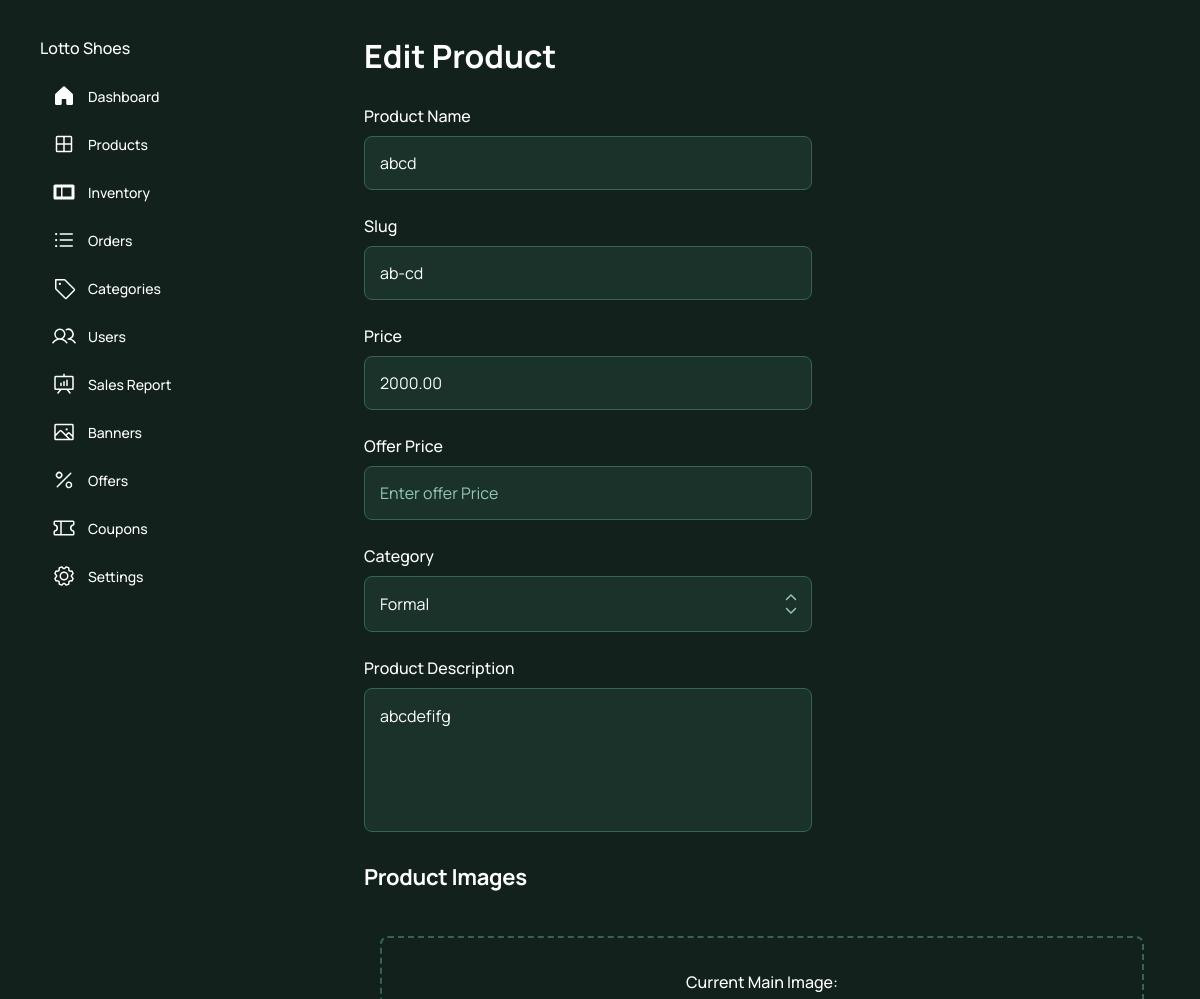
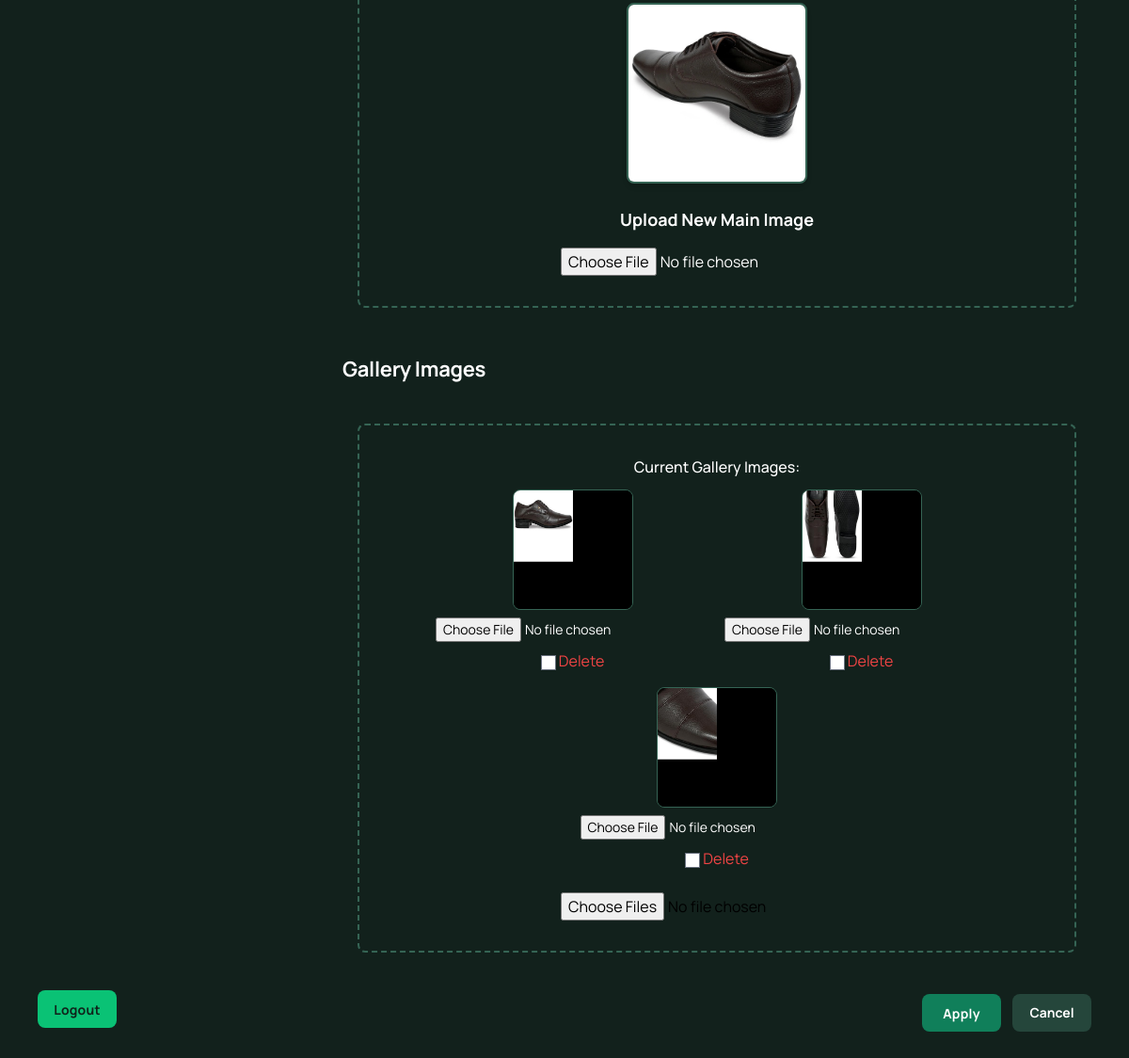
Screenshot of /products/edit-product/17/ (signed in) with the database file from the repository (2 pictures, top to bottom).
### products/models.py (models this page shows, shortened)
class Product(models.Model):
    product_name = models.CharField(max_length=200, unique=True)
    slug = models.SlugField(max_length=200, unique=True)
    base_price = models.DecimalField(max_digits=10, decimal_places=2)
    description = models.TextField()
    is_listed = models.BooleanField(default=True)
    category = models.ForeignKey(Category, on_delete=models.CASCADE,related_name='products')
    image = models.ImageField(upload_to='products/')
    created_at = models.DateTimeField(auto_now_add=True)
    updated_at = models.DateTimeField(auto_now=True)
    is_deleted = models.BooleanField(default=False)
    is_available = models.BooleanField(default=True)
    is_blocked = models.BooleanField(default=False)
    offer_price = models.DecimalField(max_digits=10,decimal_places=2,null=True,blank=True)

class ProductImage(models.Model):
    product = models.ForeignKey(Product, on_delete=models.CASCADE, related_name='images')
    image = models.ImageField(upload_to='products/gallery/')

### adminpanel/decorators.py (the view)
    def wrapper(request, *args, **kwargs):
        if not request.user.is_authenticated or not request.user.is_staff:
            messages.error(request, "You are not authorized!")
            return redirect('admin_login')
        return view_func(request, *args, **kwargs)

### products/forms.py
class ProductForm(forms.ModelForm):
    class Meta:
        model = Product
        fields = [
            'product_name',
            'slug',
            'base_price',
            'description',
            'category',
            'image',
            'offer_price',
        ]
    def __init__(self, *args, **kwargs):
        super().__init__(*args, **kwargs)
        self.fields['image'].required = False

### products/templates/edit_product.html (shortened to what this page needs)
<html>
  <head>
    <link rel="stylesheet" href="https://unpkg.com/cropperjs/dist/cropper.css">
    <script src="https://cdn.tailwindcss.com?plugins=forms,container-queries"></script>
  </head>
  <body>
    <div
      class="relative flex h-auto min-h-screen w-full flex-col bg-[#12211c] dark group/design-root overflow-x-hidden"
      style="font-family: Manrope, &quot;Noto Sans&quot;, sans-serif;"
    >
      <div class="layout-container flex h-full grow flex-col">
        <div class="gap-1 px-6 flex flex-1 justify-center py-5">
          <div class="layout-content-container flex flex-col w-80">
            <div class="flex h-full min-h-[700px] flex-col justify-between bg-[#12211c] p-4">
              <div class="flex flex-col gap-4">
                <h1 class="text-white text-base font-medium leading-normal">Lotto Shoes</h1>
                <div class="flex flex-col gap-2">
                  <a href="{% url 'admin_dashboard' %}" class="flex items-center gap-3 px-3 py-2 hover:bg-[#224939] rounded-lg transition">
                    <div class="text-white" data-icon="House" data-size="24px" data-weight="fill">
                    </div>
                    <p class="text-white text-sm font-medium leading-normal">Dashboard</p>
                  </a>
                  <a href="{% url 'products:product_list' %}" class="flex items-center gap-3 px-3 py-2 hover:bg-[#224939] rounded-lg transition">
                    <div class="text-white" data-icon="GridFour" data-size="24px" data-weight="regular">
                      <svg xmlns="http://www.w3.org/2000/svg" width="24px" height="24px" fill="currentColor" viewBox="0 0 256 256">
                        <path
                          d="M200,40H56A16,16,0,0,0,40,56V200a16,16,0,0,0,16,16H200a16,16,0,0,0,16-16V56A16,16,0,0,0,200,40Zm0,80H136V56h64ZM120,56v64H56V56ZM56,136h64v64H56Zm144,64H136V136h64v64Z"
                        ></path>
                      </svg>
                    </div>
                    <p class="text-white text-sm font-medium leading-normal">Products</p>
                  </a>
                  <a href="{% url 'inventory_management' %}"
                  class="flex items-center gap-3 px-3 py-2 hover:bg-[#224939] rounded-lg transition">
                  <div class="text-white">
                    <svg xmlns="http://www.w3.org/2000/svg"
                        width="24px"
                        height="24px"
                        fill="currentColor"
                        viewBox="0 0 256 256">
                      <path d="M224,48H32A16,16,0,0,0,16,64V192a16,16,0,0,0,16,16H224a16,16,0,0,0,16-16V64A16,16,0,0,0,224,48ZM96,176H48V80H96Zm112,0H112V80h96Z"></path>
                    </svg>
                  </div>
                  <p class="text-white text-sm font-medium leading-normal">
                    Inventory
                  </p>
                </a>
                  <a href="{% url 'admin_order_list'%}" class="flex items-center gap-3 px-3 py-2 hover:bg-[#224939] rounded-lg transition">
                    <div class="text-white" data-icon="ListBullets" data-size="24px" data-weight="regular">
                    </div>
                    <p class="text-white text-sm font-medium leading-normal">Orders</p>
                  </a>
                  <a href="{% url 'category_list' %}" class="flex items-center gap-3 px-3 py-2 hover:bg-[#224939] rounded-lg transition">
                    <div class="text-white" data-icon="Tag" data-size="24px" data-weight="regular">
                    </div>
                    <p class="text-white text-sm font-medium leading-normal">Categories</p>
                  </a>
                  <a href="{% url 'user_list' %}" class="flex items-center gap-3 px-3 py-2 hover:bg-[#224939] rounded-lg transition">
                    <div class="text-white" data-icon="Users" data-size="24px" data-weight="regular">
                    </div>
                    <p class="text-white text-sm font-medium leading-normal">Users</p>
                  </a>
                  <a href="#" class="flex items-center gap-3 px-3 py-2 hover:bg-[#224939] rounded-lg transition">
                    <div class="text-white" data-icon="PresentationChart" data-size="24px" data-weight="regular">
                    </div>
                    <p class="text-white text-sm font-medium leading-normal">Sales Report</p>
                  </a>
                  <a href="#" class="flex items-center gap-3 px-3 py-2 hover:bg-[#224939] rounded-lg transition">
                    <div class="text-white" data-icon="Image" data-size="24px" data-weight="regular">
                    </div>
                    <p class="text-white text-sm font-medium leading-normal">Banners</p>
                  </a>
                  <a href="#" class="flex items-center gap-3 px-3 py-2 hover:bg-[#224939] rounded-lg transition">
                    <div class="text-white" data-icon="Percent" data-size="24px" data-weight="regular">
                    </div>
                    <p class="text-white text-sm font-medium leading-normal">Offers</p>
                  </a>
                  <a href="#" class="flex items-center gap-3 px-3 py-2 hover:bg-[#224939] rounded-lg transition">
                    <div class="text-white" data-icon="Ticket" data-size="24px" data-weight="regular">
                    </div>
                    <p class="text-white text-sm font-medium leading-normal">Coupons</p>
                  </a>
                  <a href="#" class="flex items-center gap-3 px-3 py-2 hover:bg-[#224939] rounded-lg transition">
                    <div class="text-white" data-icon="Gear" data-size="24px" data-weight="regular">
                    </div>
                    <p class="text-white text-sm font-medium leading-normal">Settings</p>
                  </a>
                </div>
              </div>
              <form action="{% url 'admin_logout' %}" method="post">
              <button
                class="flex min-w-[84px] max-w-[480px] cursor-pointer items-center justify-center overflow-hidden rounded-lg h-10 px-4 bg-[#0ac275] text-[#10231b] text-sm font-bold leading-normal tracking-[0.015em]"
              >
                <span class="truncate">Logout</span>
              </button>
            </form>
            </div>
          </div>
          <div class="layout-content-container flex flex-col max-w-[960px] flex-1">
            <form method="POST" enctype="multipart/form-data">
            <div class="flex flex-wrap justify-between gap-3 p-4"><p class="text-white tracking-light text-[32px] font-bold leading-tight min-w-72">Edit Product</p></div>
            <div class="flex max-w-[480px] flex-wrap items-end gap-4 px-4 py-3">
              <label class="flex flex-col min-w-40 flex-1">
                <p class="text-white text-base font-medium leading-normal pb-2">Product Name</p>
                <input
                  name="product_name"
                  placeholder="Enter product name"
                  class="form-input flex w-full min-w-0 flex-1 resize-none overflow-hidden rounded-lg text-white focus:outline-0 focus:ring-0 border border-[#356454] bg-[#1a322a] focus:border-[#356454] h-14 placeholder:text-[#94c7b6] p-[15px] text-base font-normal leading-normal"
                  value="{{ form.product_name.value|default:'' }}"
                />
              </label>
            </div>
            <div class="flex max-w-[480px] flex-wrap items-end gap-4 px-4 py-3">
              <label class="flex flex-col min-w-40 flex-1">
                <p class="text-white text-base font-medium leading-normal pb-2">Slug</p>
                <input
                  name="slug"
                  placeholder="Enter slug feild"
                  class="form-input flex w-full min-w-0 flex-1 resize-none overflow-hidden rounded-lg text-white focus:outline-0 focus:ring-0 border border-[#356454] bg-[#1a322a] focus:border-[#356454] h-14 placeholder:text-[#94c7b6] p-[15px] text-base font-normal leading-normal"
                  value="{{ form.slug.value|default:'' }}"
                />
              </label>
            </div>
            <div class="flex max-w-[480px] flex-wrap items-end gap-4 px-4 py-3">
              <label class="flex flex-col min-w-40 flex-1">
                <p class="text-white text-base font-medium leading-normal pb-2">Price</p>
                <input
                  type="number"
                  name="base_price"
                  placeholder="Enter price"
                  class="form-input flex w-full min-w-0 flex-1 resize-none overflow-hidden rounded-lg text-white focus:outline-0 focus:ring-0 border border-[#356454] bg-[#1a322a] focus:border-[#356454] h-14 placeholder:text-[#94c7b6] p-[15px] text-base font-normal leading-normal"
                  value="{{ form.base_price.value|default:'' }}"
                />
              </label>
            </div>
            <div class="flex max-w-[480px] flex-wrap items-end gap-4 px-4 py-3">
              <label class="flex flex-col min-w-40 flex-1">
                <p class="text-white text-base font-medium leading-normal pb-2">Offer Price</p>
                <input
                  type="number"
                  name="offer_price"
                  placeholder="Enter offer Price"
                  class="form-input flex w-full min-w-0 flex-1 resize-none overflow-hidden rounded-lg text-white focus:outline-0 focus:ring-0 border border-[#356454] bg-[#1a322a] focus:border-[#356454] h-14 placeholder:text-[#94c7b6] p-[15px] text-base font-normal leading-normal"
                  value="{{ form.offer_price.value|default:'' }}"
                />
              </label>
            </div>
            <div class="flex max-w-[480px] flex-wrap items-end gap-4 px-4 py-3">
              <label class="flex flex-col min-w-40 flex-1">
                <p class="text-white text-base font-medium leading-normal pb-2">Category</p>
               <select
                  name="category"
                  required
                  class="form-input flex w-full min-w-0 flex-1 resize-none overflow-hidden rounded-lg text-white focus:outline-0 focus:ring-0 border border-[#356454] bg-[#1a322a] focus:border-[#356454] h-14 bg-[image:--select-button-svg] placeholder:text-[#94c7b6] p-[15px] text-base font-normal leading-normal"
                >
                  {% for category in categories %}
                  <option value="{{ category.id }}"
                    {% if form.category.value|stringformat:"s" == category.id|stringformat:"s" %}
                    selected
                    {% endif %}
                  >
                    {{category.name}}
                  </option>
                  {% endfor %}
                </select>
              </label>
            </div>
            <div class="flex max-w-[480px] flex-wrap items-end gap-4 px-4 py-3">
              <label class="flex flex-col min-w-40 flex-1">
                <p class="text-white text-base font-medium leading-normal pb-2">Product Description</p>
                <textarea
                  name="description"
                  placeholder="Enter product description"
                  class="form-input flex w-full min-w-0 flex-1 resize-none overflow-hidden rounded-lg text-white focus:outline-0 focus:ring-0 border border-[#356454] bg-[#1a322a] focus:border-[#356454] min-h-36 placeholder:text-[#94c7b6] p-[15px] text-base font-normal leading-normal"
                >{{ form.description.value|default:'' }}</textarea>
              </label>
            </div>
            <h2 class="text-white text-[22px] font-bold leading-tight tracking-[-0.015em] px-4 pb-3 pt-5">Product Images</h2>
            <div class="flex flex-col p-4">
              <div class="flex flex-col p-4">
             <div class="rounded-lg border-2 border-dashed border-[#356454] px-6 py-8">
               {% if product.image %}
                <div class="w-full flex flex-col items-center mb-6">
                <p class="text-white mb-2 font-medium">Current Main Image:</p>
                <img src="{{ product.image.url }}" class="w-48 h-48 object-cover rounded-lg border-2 border-[#356454] shadow-md">
                 </div>
                 {% endif %}
                <div class="text-center">
                 <p class="text-white text-lg font-bold">Upload New Main Image</p>
                <input type="file" name="image" accept="image/*" class="mt-4 text-white">
               </div>
             </div>
            </div>
            </div>
            <h2 class="text-white text-[22px] font-bold leading-tight tracking-[-0.015em] px-4 pb-3 pt-5">Gallery Images</h2>
            <div class="flex flex-col p-4">
              <div class="flex flex-col p-4">
      <div class="rounded-lg border-2 border-dashed border-[#356454] px-6 py-8">
        {% if gallery_images %}
        <div class="w-full mb-6">
          <p class="text-white mb-3 font-medium text-center">Current Gallery Images:</p>
          <div class="flex flex-wrap justify-center gap-4">
          {% for img in gallery_images %}
          <div class="flex flex-col items-center">
            <img
              src="{{ img.image.url }}"
              class="w-32 h-32 object-cover rounded-lg border border-[#356454]"
            >
            <input
              type="file"
              name="gallery_image_{{ img.id }}"
              class="mt-2 text-white text-sm"
            >
            <label class="text-red-500 mt-2">
            <input type="checkbox"
                  name="delete_gallery_images"
                  value="{{ img.id }}">
            Delete
            </label>
        </div>
        {% endfor %}
        </div>
        </div>
        {% endif %}
    <div class="text-center">
      <input
    type="file"
    name="new_gallery_images"
    multiple
>
    </div>
        </div>
      </div>
        </div>
            <div class="flex justify-stretch">
              <div class="flex flex-1 gap-3 flex-wrap px-4 py-3 justify-end">
                <button
                  class="flex min-w-[84px] max-w-[480px] cursor-pointer items-center justify-center overflow-hidden rounded-lg h-10 px-4 bg-[#107f5a] text-white text-sm font-bold leading-normal tracking-[0.015em]"
                >
                  <span class="truncate">Apply</span>
                </button>
                <a href="{% url 'products:product_list' %}"
                class="flex min-w-[84px] items-center justify-center rounded-lg h-10 px-4 bg-[#25463b] text-white text-sm font-bold">
                Cancel
                </a>
              </div>
            </div>
          </form>
          </div>
        </div>
      </div>
    </div>
  </body>
</html>

### rows the page displays
Product: product_name "abcd", slug "ab-cd", base_price "2000.00", description "abcdefifg", image (picture)
ProductImage: image (picture)
ProductImage: image (picture)
ProductImage: image (picture)

### other values shown
form field category "Formal"
